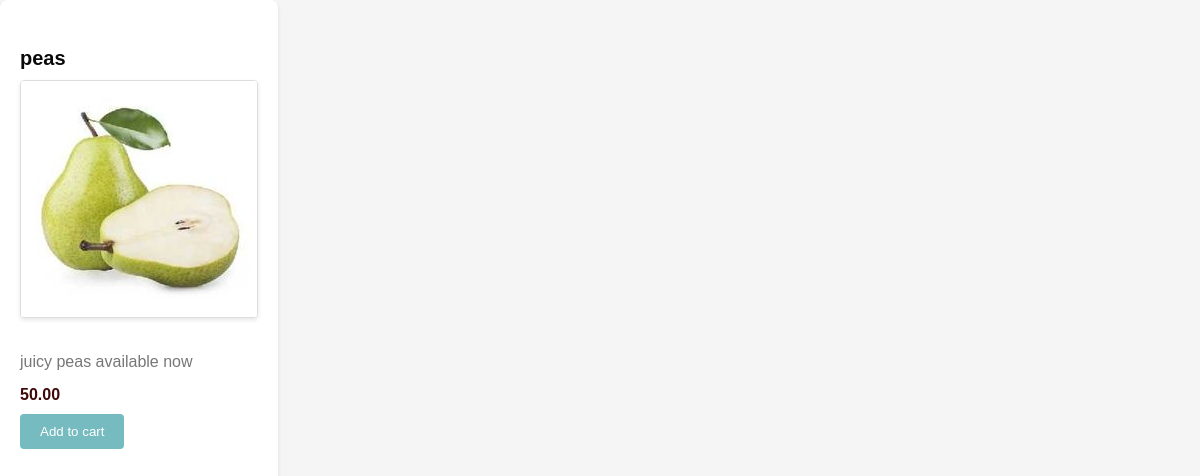
The page /inventory/product/5/ on the database its author committed.
### inventory/models.py (models this page shows)
class Product(models.Model):
    name = models.CharField(max_length=32)
    price = models.DecimalField(max_digits=8, decimal_places=2)
    stock = models.PositiveIntegerField()
    image = models.ImageField()
    description = models.TextField()
    date_created = models.DateTimeField(auto_now_add=True)
    date_update = models.DateTimeField(auto_now=True)

### inventory/views.py (the view)
# urls.py: path("product/<int:id>/",product_detail_view,name="product_detail_view"),
def product_detail_view(request,id):
    product = Product.objects.get(id = id)
    return render(request,"inventory/product_detail.html",{"product":product})

### templates/inventory/product_detail.html (shortened to what this page needs)
<!DOCTYPE html>
<html lang="en">
<head>
</head>
<body>
</head>
<div class="details">
    <h4 id="title">{{product.name}}</h4>
    <img src="{{product.image.url}}"/>
    <p>{{product.description}}</p>
    <span>{{product.price}}</span>
    <button id="btn">Add to cart</button>
</div>
</html>

### templates/inventory/product_detail.html (style rules this page uses)
body { font-family: Arial, sans-serif; background-color: #F5F5F5; margin: 0; padding: 0; display: flex; height: 100vh; }
.details { background-color: #fff; border-radius: 8px; padding: 20px; box-shadow: 0 2px 4px rgba(0, 0, 0, 0.1); }
#title { color: #0A0A0A; margin-bottom: 10px; font-size: 20px; text-align: left; }
img { max-width: 100%; height: auto; margin-bottom: 15px; border: 1px solid #ddd; border-radius: 4px; box-shadow: 0 2px 4px rgba(0, 0, 0, 0.1); }
p { color: #777; margin-bottom: 15px; }
span { font-weight: bold; color: #3f0907; display: block; margin-bottom: 10px; }
#btn { background-color: #76bbc0; color: white; border: none; padding: 10px 20px; border-radius: 4px; cursor: pointer; transition: background-color 0.3s ease; }

### rows shown on the page
Product: name "peas", image (picture), description "juicy peas available now", price "50.00"
